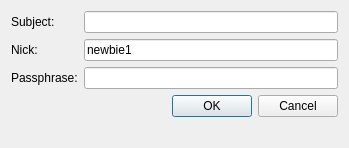
<?xml version="1.0" encoding="UTF-8"?>
<ui version="4.0">
 <class>CreateChatDialog</class>
 <widget class="QDialog" name="CreateChatDialog">
  <property name="geometry">
   <rect>
    <x>0</x>
    <y>0</y>
    <width>349</width>
    <height>148</height>
   </rect>
  </property>
  <property name="windowTitle">
   <string>Create Chat</string>
  </property>
  <layout class="QFormLayout" name="formLayout_2">
   <property name="fieldGrowthPolicy">
    <enum>QFormLayout::AllNonFixedFieldsGrow</enum>
   </property>
   <item row="0" column="0">
    <widget class="QLabel" name="subjectLabel">
     <property name="text">
      <string>Subject:</string>
     </property>
    </widget>
   </item>
   <item row="1" column="0">
    <widget class="QLabel" name="nickLabel">
     <property name="text">
      <string>Nick:</string>
     </property>
    </widget>
   </item>
   <item row="2" column="0">
    <widget class="QLabel" name="passLabel">
     <property name="text">
      <string>Passphrase:</string>
     </property>
    </widget>
   </item>
   <item row="4" column="1">
    <widget class="QDialogButtonBox" name="buttonBox">
     <property name="orientation">
      <enum>Qt::Horizontal</enum>
     </property>
     <property name="standardButtons">
      <set>QDialogButtonBox::Cancel|QDialogButtonBox::Ok</set>
     </property>
    </widget>
   </item>
   <item row="1" column="1">
    <widget class="QLineEdit" name="nickLine">
     <property name="text">
      <string>newbie1</string>
     </property>
    </widget>
   </item>
   <item row="2" column="1">
    <widget class="QLineEdit" name="passLine"/>
   </item>
   <item row="0" column="1">
    <widget class="QLineEdit" name="subjectLine"/>
   </item>
  </layout>
 </widget>
 <resources/>
 <connections>
  <connection>
   <sender>buttonBox</sender>
   <signal>accepted()</signal>
   <receiver>CreateChatDialog</receiver>
   <slot>accept()</slot>
   <hints>
    <hint type="sourcelabel">
     <x>248</x>
     <y>254</y>
    </hint>
    <hint type="destinationlabel">
     <x>157</x>
     <y>274</y>
    </hint>
   </hints>
  </connection>
  <connection>
   <sender>buttonBox</sender>
   <signal>rejected()</signal>
   <receiver>CreateChatDialog</receiver>
   <slot>reject()</slot>
   <hints>
    <hint type="sourcelabel">
     <x>316</x>
     <y>260</y>
    </hint>
    <hint type="destinationlabel">
     <x>286</x>
     <y>274</y>
    </hint>
   </hints>
  </connection>
 </connections>
</ui>
